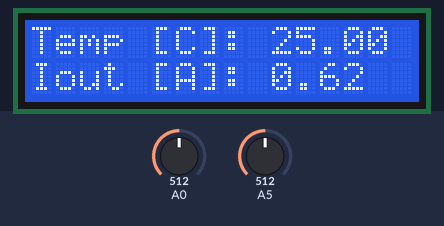
This sketch was run on a simulated Arduino Uno, built with avr-gcc and run on an emulated ATmega328P. Shown: 16×2 character LCD. The inputs (shaded band) are chosen by the test bench; at power-on: A0 = 512, A5 = 512.

Above: at 1.2 s.
1.3 s: A0 set to 716
At 2.8 s:
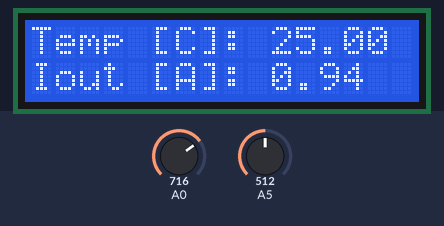
3.5 s: A5 set to 716
At 4.7 s:
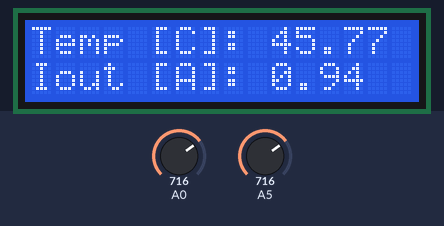
5.5 s: A0 set to 900
At 6.6 s:
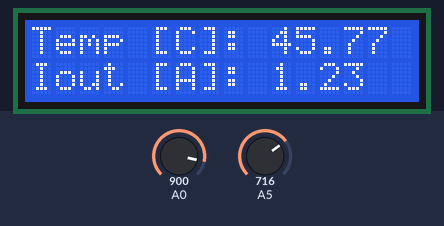
7.5 s: A5 set to 900
At 8.5 s:
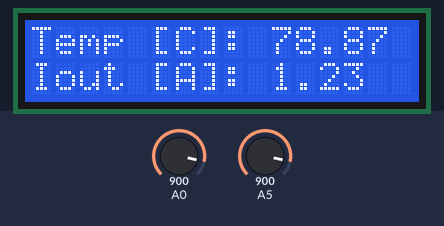
9.6 s: A0 set to 1023
At 10.5 s:
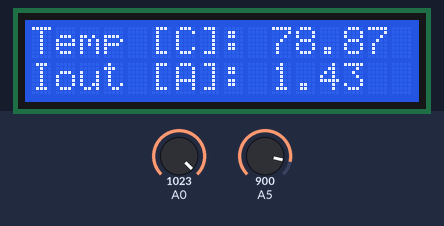
11.6 s: A5 set to 1023
At 12.4 s:
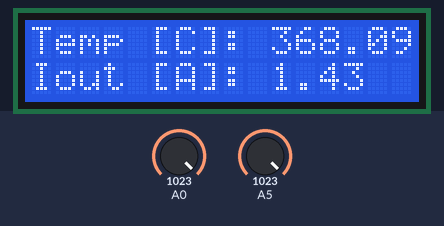
Timing chart, 0 to 14.6 s (numbered marks = the images above; inputs shaded):
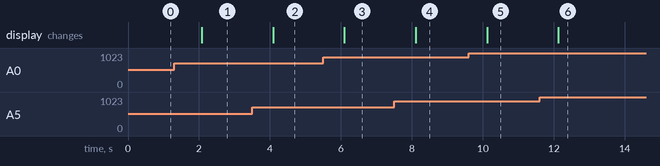

Measured:
- after the input at 1.3 s, the display: changes after 0.78 s (image 1)
- after the input at 3.5 s, the display: changes after 0.59 s (image 2)
- after the input at 5.5 s, the display: changes after 0.60 s (image 3)
- after the input at 7.5 s, the display: changes after 0.61 s (image 4)
- after the input at 9.6 s, the display: changes after 0.52 s (image 5)
- after the input at 11.6 s, the display: changes after 0.53 s (image 6)

The sketch:

Sensor_temperatura_y_corriente.ino
```cpp
#include <LiquidCrystal.h>
#include <math.h>

// C++ code
//
float R_Termistor = 0;
float R_known = 10000;
float buffer = 0;
float entrada = 0; //lectura de tension en Rknow
float Vin = 5;
float B = 3862; // parametro para la ecuacion de beta
float Vout = 0;
float R0 = 10000; // parametro para la ecuacion de beta
float T0 = 298.15; // parametro para la ecuacion de beta 25°C
float T = 0;
float Vref = 0;
float Iout = 0;
LiquidCrystal lcd(2, 3, 4, 5, 6, 7);
void setup()
{
  pinMode(A5, INPUT);
  pinMode (A0, INPUT);
  lcd.begin(16,2);
  //lcd.print("hola mundo");
}

void loop()
{
  // Lectura de tension Vref
  Vref = analogRead(A0);
  buffer =  Vref*Vin;
  // El divisor de tension divide en 1/6
  Vref = buffer*6/1024.0;
  // lectura del valor resistivo del termistor
  entrada = analogRead(A5);
  if(entrada){
    // Calculo de la tension del potenciometro
   	buffer = entrada*Vin;
    Vout = buffer/1024.0;
    R_Termistor = R_known*(Vin/Vout-1);

    //calculo de temperatura coeficiente beta
    T = 1/((1/T0)+(1/B)*log(R_Termistor/R0));
    T = T-273.15;

    //calculo de la corriente del diodo laser
    Iout = 0.0536*(Vref)-0.181;

    lcd.setCursor(0, 0);
    lcd.print("Temp [C]: ");
    lcd.print(T);

    lcd.setCursor(0, 1);
    lcd.print("Iout [A]: ");
    lcd.print(Iout);
    delay(1000);
  }


}
```
